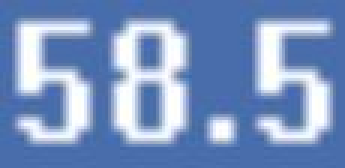
#> input picture Character Reading/pic.JPG, 115 x 56 px, found by its file name (shown 3 times larger)
$ jupyter execute --allow-errors main.py.ipynb   (older library calls are emulated)
#> lines starting #> are read from the running program, lines starting #| are printed output that depends on the picture
#> further down, disp is the input picture: PIL image 115x56 RGB; mean R, G, B 122.7, 148.6, 193.1
### Character Reading/resize.py
import PIL.Image
import PIL
class Resize:
    def rsize(self,image):
        try:
            im = PIL.Image.open(image)
        except:
            im =image
        x,y=im.size
#> x = 115; y = 56
        while x<300 or y<300:
            x*=1.15
            y*=1.15
#> after the loop, x = 707.6; y = 344.6
        im=im.resize((int(x),int(y)), PIL.Image.ANTIALIAS)
        return im #returning resized image object

### Character Reading/main.py.ipynb
[cell 1]
from PIL import Image , ImageOps , ImageFilter , ImageEnhance
from resize import Resize
import pytesseract
from resize import Resize
pytesseract.pytesseract.tesseract_cmd = 'C:/Program Files (x86)/Tesseract-OCR/tesseract'
import csv
############################################################
print('External Libraries Import Successful')

[cell 2]
disp=Image.open('pic.jpg')
print('Input Image:')
display(disp)

[cell 3]
#Image Resizing Section
print('Reszing Image Please Wait........')
Resize().rsize(Image.open('pic.jpg')).save('pic1.jpg')
print('Resized Image:')
display(Image.open('pic1.jpg'))

[cell 4]
#Grayscale Conversion
image = Image.open('pic1.jpg').convert("L")
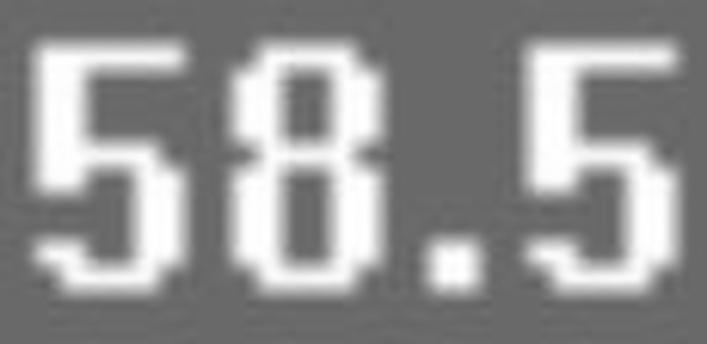
#> image: PIL image 707x344 L; min 96, max 255, mean 145.9
print('Gray Scale Conversion Applied:')
display(image)

[cell 5]
for i in range(5):
    image=image.filter(ImageFilter.SMOOTH_MORE)
############################################################
"""print (pytesseract.image_to_string(Image.open('pic.jpg')))
inverted_image = ImageOps.invert(image)
inverted_image.save('pic_bw.png')
print (pytesseract.image_to_string(Image.open('pic_bw.PNG')))
############################################################
im=Image.open('pic1.jpg')
im=im.filter(ImageFilter.SHARPEN)
im.save('pic_sharpen.jpg')
print('Picture with Sharpening Filter')
print (pytesseract.image_to_string(Image.open('pic_sharpen.jpg')))
############################################################
im=Image.open('pic_bw.png')
im=im.filter(ImageFilter.SHARPEN)
im.save('pic_sharpen_bw.jpg')
print('Picture with Sharpening and Black and white filter')
print (pytesseract.image_to_string(Image.open('pic_sharpen_bw.jpg')))"""
##############################################################
print("\n====================OUTPUT====================\n")
contrast=ImageEnhance.Contrast(image)
for i in range(10):
    contrast.enhance(4).save('pic_contrast.png')
#> this loop made 10 passes
#> pass 1, `contrast.enhance(4).save('pic_contrast.png')`:
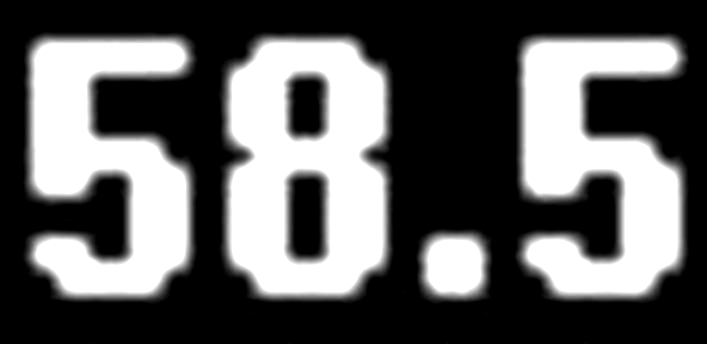
#> saved as pic_contrast.png: PIL image 707x344 L; min 0, max 255, mean 95.1
print('Contrast Filter Applied on Image:')
display(Image.open('pic_contrast.png'))

[cell 6]
print('Stage 1 Tesseract Output:')
#> (the rest of this cell did not finish here and is left out)

[cell 7]
color=ImageEnhance.Color(Image.open('pic_contrast.png'))
color.enhance(0).save('pic_color_bw.png')
print('Enhancement Filter applied to Get Pure B/W image: ')
display(Image.open('pic_color_bw.png'))

[cell 8]
print('Stage 2 Tesseract Output:')
#> (the rest of this cell did not finish here and is left out)

[cell 9]
sharpen=ImageEnhance.Sharpness(Image.open('pic_color_bw.png'))
sharpen.enhance(2).save('pic_sharpen_enhance.png')
print('Applying Sharpening and Enhancement Filter We get: ')
display(Image.open('pic_sharpen_enhance.png'))

[cell 10]
print('Stage 3 Tesseract Output:')
#> (the rest of this cell did not finish here and is left out)

[cell 11]
inverted_image = ImageOps.invert(Image.open('pic_sharpen_enhance.png'))
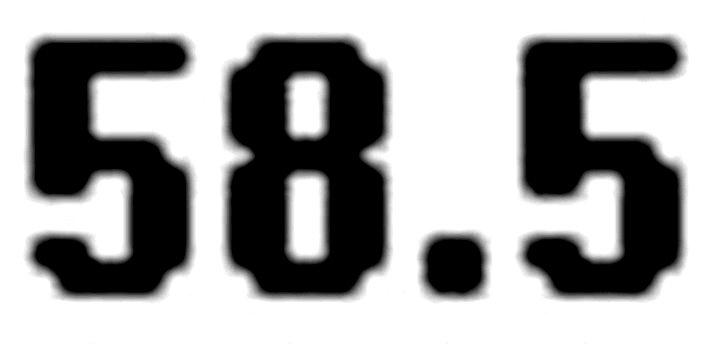
#> inverted_image: PIL image 707x344 L; min 0, max 255, mean 160
for i in range(10):
    ImageEnhance.Sharpness(inverted_image).enhance(2).save('pic_sharpen_enhance_sharpen.png')
    k=Image.open('pic.jpg')
    k=ImageOps.grayscale(k)
    k=ImageOps.invert(k)
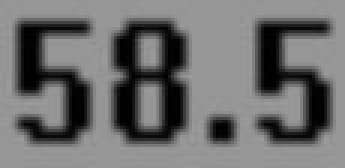
#> k: PIL image 115x56 L (shown 3 times larger); min 0, max 157, mean 109.1
    k=ImageEnhance.Contrast(k).enhance(3)
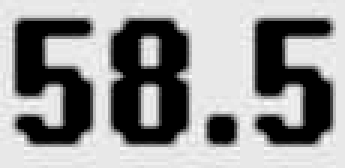
#> k: PIL image 115x56 L (shown 3 times larger); min 0, max 253, mean 146.8
    k.save('pic_sharpen_enhance_sharpen.png')
    ImageEnhance.Sharpness(inverted_image).enhance(2).save('pic_sharpen_enhance_sharpen.png')
print('Applying Color Inversion and Sharpening Filter We Get : ')
display(Image.open('pic_sharpen_enhance_sharpen.png'))
